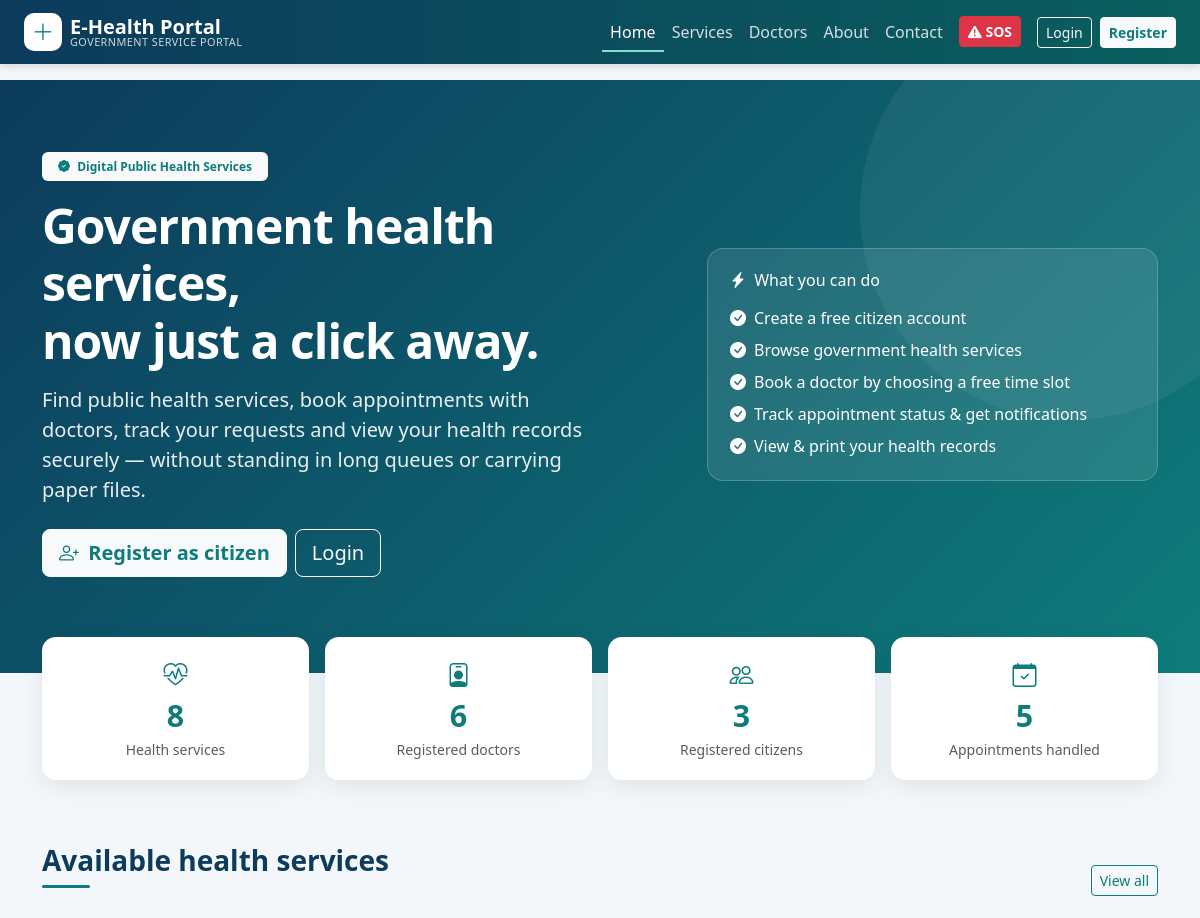
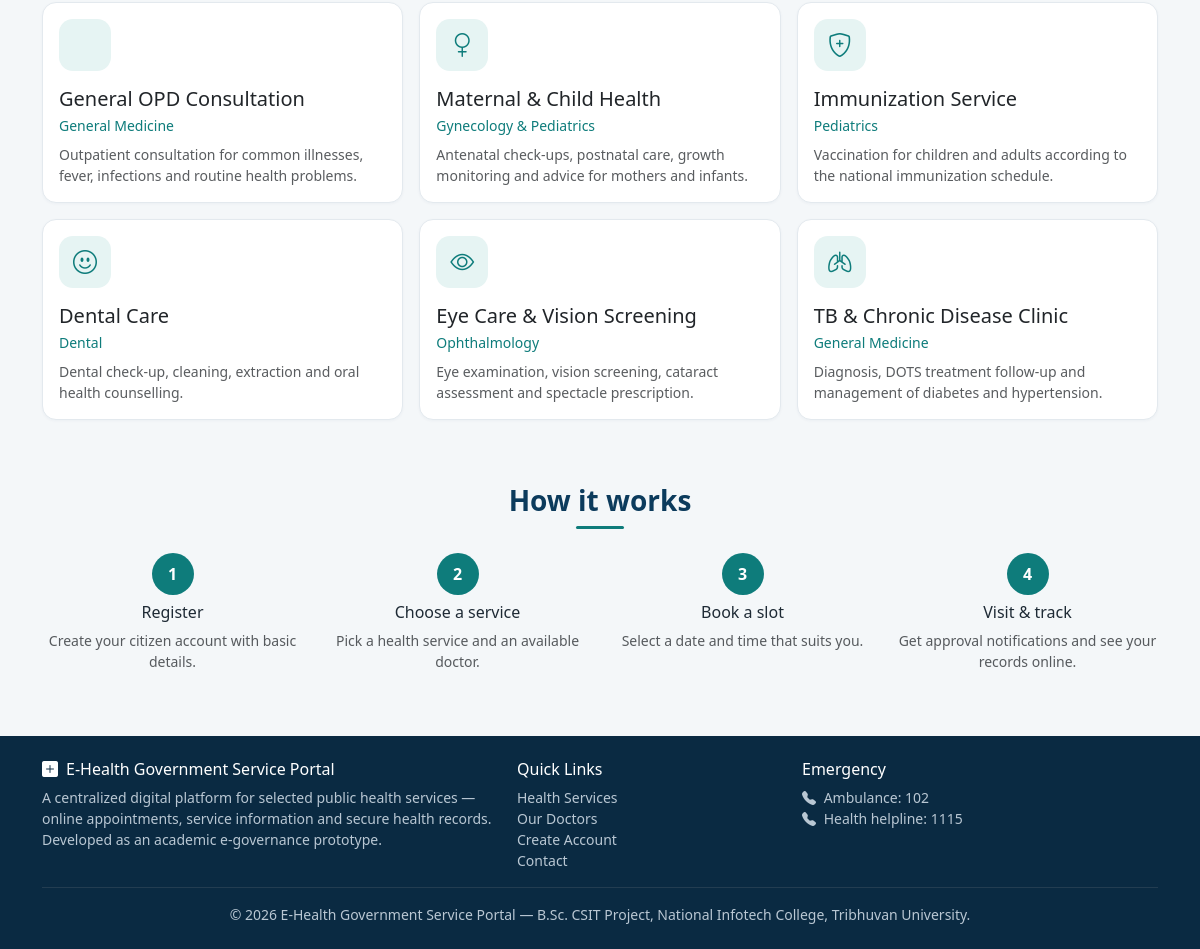
The page / on the database its author committed (2 pictures, top to bottom).
### tables this page shows
CREATE TABLE health_services (
  service_id   INT UNSIGNED AUTO_INCREMENT PRIMARY KEY,
  service_name VARCHAR(120) NOT NULL,
  description  TEXT,
  department   VARCHAR(80) NOT NULL,
  status       ENUM('active','inactive') NOT NULL DEFAULT 'active',
  created_at   TIMESTAMP DEFAULT CURRENT_TIMESTAMP
);

### includes/functions.php (called while the page is built, shortened)
<?php
require_once __DIR__ . '/db.php';
function e($v): string { return htmlspecialchars((string)$v, ENT_QUOTES, 'UTF-8'); }
function url(string $path = ''): string { return BASE_URL . '/' . ltrim($path, '/'); }
function asset(string $path): string { return url('assets/' . ltrim($path, '/')); }

### includes/auth.php (called while the page is built, shortened)
<?php
require_once __DIR__ . '/functions.php';
function current_user(): ?array
{
    static $u = false;
    if ($u === false) {
        $u = isset($_SESSION['user_id'])
            ? fetch_one('SELECT user_id,name,email,role,phone,gender,dob,address,status FROM users WHERE user_id=?', [$_SESSION['user_id']])
            : null;
    }
    return $u;
}

### includes/db.php (called while the page is built, shortened)
<?php
function db(): PDO
{
    static $pdo = null;
    if ($pdo === null) {
        try {
            $dsn = 'mysql:host=' . DB_HOST . ';port=' . DB_PORT . ';dbname=' . DB_NAME . ';charset=utf8mb4';
            $pdo = new PDO($dsn, DB_USER, DB_PASS, [
                PDO::ATTR_ERRMODE            => PDO::ERRMODE_EXCEPTION,
                PDO::ATTR_DEFAULT_FETCH_MODE => PDO::FETCH_ASSOC,
                PDO::ATTR_EMULATE_PREPARES   => false,
            ]);
            $pdo->exec("SET time_zone = '+05:45'");
        } catch (PDOException $e) {
            http_response_code(500);
            die('<div style="font-family:sans-serif;max-width:600px;margin:60px auto;padding:20px;border:1px solid #f5c2c7;background:#f8d7da;border-radius:8px">'
              . '<h3>Database connection failed</h3><p>Please make sure <b>MySQL is running in XAMPP</b> and that you imported '
              . '<code>database/ehealth_db.sql</code>. Check the credentials in <code>config/config.php</code>.</p></div>');
        }
    }
    return $pdo;
}
function q(string $sql, array $params = []): PDOStatement
{
    $st = db()->prepare($sql);
    $st->execute($params);
    return $st;
}
function fetch_all(string $sql, array $params = []): array { return q($sql, $params)->fetchAll(); }

### index.php (the view)
<?php
require_once __DIR__ . '/includes/layout.php';
$u = current_user();
$stats = [
    ['Health services', (int)fetch_val("SELECT COUNT(*) FROM health_services WHERE status='active'"), 'heart-pulse'],
    ['Registered doctors', (int)fetch_val("SELECT COUNT(*) FROM doctors WHERE status='active'"), 'person-badge'],
    ['Registered citizens', (int)fetch_val("SELECT COUNT(*) FROM users WHERE role='citizen'"), 'people'],
    ['Appointments handled', (int)fetch_val('SELECT COUNT(*) FROM appointments'), 'calendar-check'],
];
$services = fetch_all("SELECT * FROM health_services WHERE status='active' ORDER BY service_id LIMIT 6");
$icons = ['bi-stethoscope', 'bi-gender-female', 'bi-shield-plus', 'bi-emoji-smile', 'bi-eye', 'bi-lungs', 'bi-chat-heart', 'bi-bandaid'];
layout_top('Home');
?>
<section class="hero">
  <div class="container">
    <div class="row align-items-center g-4">
      <div class="col-lg-7">
        <span class="badge bg-light text-teal mb-3 px-3 py-2"><i class="bi bi-patch-check-fill me-1"></i> Digital Public Health Services</span>
        <h1 class="display-5 mb-3">Government health services,<br>now just a click away.</h1>
        <p class="lead mb-4">Find public health services, book appointments with doctors, track your requests and view your health records securely &mdash; without standing in long queues or carrying paper files.</p>
        <div class="d-flex flex-wrap gap-2">
          <?php if ($u): ?>
            <a href="<?= url(home_for($u['role'])) ?>" class="btn btn-light btn-lg text-teal fw-semibold">Go to my dashboard</a>
          <?php else: ?>
            <a href="<?= url('register.php') ?>" class="btn btn-light btn-lg text-teal fw-semibold"><i class="bi bi-person-plus me-1"></i> Register as citizen</a>
            <a href="<?= url('login.php') ?>" class="btn btn-outline-light btn-lg">Login</a>
          <?php endif; ?>
        </div>
      </div>
      <div class="col-lg-5 d-none d-lg-block">
        <div class="hero-card">
          <h6 class="mb-3"><i class="bi bi-lightning-charge-fill me-1"></i> What you can do</h6>
          <ul class="list-unstyled mb-0">
            <li class="mb-2"><i class="bi bi-check-circle-fill me-2"></i>Create a free citizen account</li>
            <li class="mb-2"><i class="bi bi-check-circle-fill me-2"></i>Browse government health services</li>
            <li class="mb-2"><i class="bi bi-check-circle-fill me-2"></i>Book a doctor by choosing a free time slot</li>
            <li class="mb-2"><i class="bi bi-check-circle-fill me-2"></i>Track appointment status &amp; get notifications</li>
            <li><i class="bi bi-check-circle-fill me-2"></i>View &amp; print your health records</li>
          </ul>
        </div>
      </div>
    </div>
  </div>
</section>
<div class="container stat-strip">
  <div class="row g-3">
    <?php foreach ($stats as [$label, $n, $icon]): ?>
      <div class="col-6 col-lg-3"><div class="stat-box"><i class="bi bi-<?= $icon ?> text-teal fs-4"></i><div class="num"><?= $n ?></div><div class="text-muted small"><?= e($label) ?></div></div></div>
    <?php endforeach; ?>
  </div>
</div>
<section class="container mt-5 pt-3">
  <div class="d-flex justify-content-between align-items-end mb-4">
    <h2 class="section-title h3">Available health services</h2>
    <a href="<?= url('services.php') ?>" class="btn btn-outline-teal btn-sm">View all</a>
  </div>
  <div class="row g-3">
    <?php foreach ($services as $i => $s): ?>
      <div class="col-md-6 col-lg-4">
        <div class="card svc-card"><div class="card-body">
          <span class="icon-circle mb-3"><i class="bi <?= $icons[$i % count($icons)] ?>"></i></span>
          <h5 class="mb-1"><?= e($s['service_name']) ?></h5>
          <div class="small text-teal mb-2"><?= e($s['department']) ?></div>
          <p class="text-muted small mb-0"><?= e(mb_strimwidth($s['description'], 0, 110, '...')) ?></p>
        </div></div>
      </div>
    <?php endforeach; ?>
  </div>
</section>
<section class="container mt-5 pt-3">
  <h2 class="section-title h3 text-center mb-4">How it works</h2>
  <div class="row g-4 text-center">
    <?php foreach ([['Register', 'Create your citizen account with basic details.'], ['Choose a service', 'Pick a health service and an available doctor.'], ['Book a slot', 'Select a date and time that suits you.'], ['Visit &amp; track', 'Get approval notifications and see your records online.']] as $i => [$t, $d]): ?>
      <div class="col-6 col-lg-3">
        <span class="step-num mb-2"><?= $i + 1 ?></span>
        <h6><?= $t ?></h6><p class="small text-muted"><?= $d ?></p>
      </div>
    <?php endforeach; ?>
  </div>
</section>
<?php layout_bottom(); ?>

### includes/layout.php (shortened to what this page needs)
<?php
require_once __DIR__ . '/auth.php';
function layout_top(string $title, bool $panel = false): void
{
    $u = current_user();
    $script = str_replace('\\', '/', $_SERVER['SCRIPT_NAME']);
    $unread = $u ? unread_count((int)$u['user_id']) : 0;
    ?><!DOCTYPE html>
<html lang="en">
<head>
<link rel="stylesheet" href="<?= asset('vendor/bootstrap/css/bootstrap.min.css') ?>">
<link rel="stylesheet" href="<?= asset('vendor/icons/bootstrap-icons.min.css') ?>">
<link rel="stylesheet" href="<?= asset('css/style.css') ?>">
</head>
<body class="<?= $panel ? 'panel-body' : '' ?>">
<nav class="navbar navbar-expand-lg navbar-dark topbar sticky-top">
  <div class="container-fluid px-lg-4">
    <a class="navbar-brand d-flex align-items-center" href="<?= url($u ? home_for($u['role']) : 'index.php') ?>">
      <span class="brand-mark me-2"><i class="bi bi-plus-lg"></i></span>
      <span class="lh-1"><strong>E-Health Portal</strong><small class="d-none d-sm-block">Government Service Portal</small></span>
    </a>
    <div class="<?= $panel ? 'ms-auto' : 'collapse navbar-collapse' ?>" id="mainNav">
      <?php if (!$panel): ?>
      <ul class="navbar-nav ms-auto me-lg-3">
        <li class="nav-item"><a class="nav-link <?= basename($script) === 'index.php' ? 'active' : '' ?>" href="<?= url('index.php') ?>">Home</a></li>
        <li class="nav-item"><a class="nav-link <?= basename($script) === 'services.php' ? 'active' : '' ?>" href="<?= url('services.php') ?>">Services</a></li>
        <li class="nav-item"><a class="nav-link <?= basename($script) === 'doctors.php' && !str_contains($script, 'admin') ? 'active' : '' ?>" href="<?= url('doctors.php') ?>">Doctors</a></li>
        <li class="nav-item"><a class="nav-link <?= basename($script) === 'about.php' ? 'active' : '' ?>" href="<?= url('about.php') ?>">About</a></li>
        <li class="nav-item"><a class="nav-link <?= basename($script) === 'contact.php' ? 'active' : '' ?>" href="<?= url('contact.php') ?>">Contact</a></li>
        <li class="nav-item ms-lg-2"><a class="btn btn-sm btn-danger mt-1 fw-bold" href="<?= url('emergency.php') ?>"><i class="bi bi-exclamation-triangle-fill"></i> SOS</a></li>
      </ul>
      <?php endif; ?>
      <div class="d-flex align-items-center gap-2">
        <?php if ($u): ?>
          <?php if (true): ?>
            <a href="<?= url('notifications.php') ?>" class="btn btn-sm btn-outline-light position-relative" title="Notifications">
              <i class="bi bi-bell"></i>
              <?php if ($unread): ?><span class="position-absolute top-0 start-100 translate-middle badge rounded-pill bg-danger"><?= $unread ?></span><?php endif; ?>
            </a>
          <?php endif; ?>
          <div class="dropdown">
            <button class="btn btn-sm btn-light dropdown-toggle" data-bs-toggle="dropdown"><i class="bi bi-person-circle me-1"></i><?= e(explode(' ', $u['name'])[0]) ?></button>
            <ul class="dropdown-menu dropdown-menu-end">
              <li><span class="dropdown-item-text small text-muted"><?= e($u['email']) ?><br><span class="badge bg-info text-dark"><?= e(ucfirst($u['role'])) ?></span></span></li>
              <li><hr class="dropdown-divider"></li>
              <?php if (!$panel): ?><li><a class="dropdown-item" href="<?= url(home_for($u['role'])) ?>"><i class="bi bi-speedometer2 me-2"></i>Dashboard</a></li><?php endif; ?>
              <li><a class="dropdown-item" href="<?= url('profile.php') ?>"><i class="bi bi-person-gear me-2"></i>My Profile</a></li>
              <li>
                <form method="post" action="<?= url('logout.php') ?>"><?= csrf_field() ?>
                  <button class="dropdown-item text-danger"><i class="bi bi-box-arrow-right me-2"></i>Logout</button></form>
              </li>
            </ul>
          </div>
        <?php else: ?>
          <a href="<?= url('login.php') ?>" class="btn btn-sm btn-outline-light">Login</a>
          <a href="<?= url('register.php') ?>" class="btn btn-sm btn-light text-teal fw-semibold">Register</a>
        <?php endif; ?>
      </div>
    </div>
  </div>
</nav>
<?php if ($panel && $u): ?>
<div class="panel-wrap">
  <aside class="sidebar" id="sidebar">
    <div class="sidebar-role"><i class="bi bi-shield-check me-1"></i><?= e(ucfirst($u['role'])) ?> Panel</div>
    <ul class="nav flex-column">
      <?php foreach (menu_for($u['role']) as [$label, $file, $icon]):
          $active = str_ends_with($script, '/' . $file) || (basename(dirname($script)) . '/' . basename($script)) === $file; ?>
        <li class="nav-item">
          <a class="nav-link <?= $active ? 'active' : '' ?>" href="<?= url($file) ?>"><i class="bi bi-<?= $icon ?> me-2"></i><?= e($label) ?></a>
        </li>
      <?php endforeach; ?>
      <li class="nav-item mt-2"><a class="nav-link <?= basename($script) === 'profile.php' ? 'active' : '' ?>" href="<?= url('profile.php') ?>"><i class="bi bi-person-gear me-2"></i>My Profile</a></li>
    </ul>
  </aside>
  <main class="panel-main">
    <div class="d-flex flex-wrap justify-content-between align-items-center mb-3">
      <h1 class="h3 page-title mb-0"><?= e($title) ?></h1>
      <span class="text-muted small d-none d-md-block"><i class="bi bi-calendar3 me-1"></i><?= date('l, d F Y') ?></span>
    </div>
    <?= flash_render() ?>
<?php else: ?>
<main>
<?php endif;
}
function layout_bottom(bool $panel = false): void
{
    if ($panel): ?>
  </main>
</div>
<?php else: ?>
</main>
<footer class="site-footer mt-5">
  <div class="container py-4">
    <div class="row g-4">
      <div class="col-md-5">
        <h6 class="text-white"><i class="bi bi-plus-square-fill me-2"></i><?= e(APP_NAME) ?></h6>
        <p class="small mb-0">A centralized digital platform for selected public health services &mdash; online appointments, service information and secure health records. Developed as an academic e-governance prototype.</p>
      </div>
      <div class="col-6 col-md-3">
        <h6 class="text-white">Quick Links</h6>
        <ul class="list-unstyled small mb-0">
          <li><a href="<?= url('services.php') ?>">Health Services</a></li>
          <li><a href="<?= url('doctors.php') ?>">Our Doctors</a></li>
          <li><a href="<?= url('register.php') ?>">Create Account</a></li>
          <li><a href="<?= url('contact.php') ?>">Contact</a></li>
        </ul>
      </div>
      <div class="col-6 col-md-4">
        <h6 class="text-white">Emergency</h6>
        <p class="small mb-0"><i class="bi bi-telephone-fill me-1"></i> Ambulance: 102<br><i class="bi bi-telephone-fill me-1"></i> Health helpline: 1115</p>
      </div>
    </div>
    <hr class="border-secondary">
    <div class="small text-center">&copy; <?= date('Y') ?> <?= e(APP_NAME) ?> &mdash; B.Sc. CSIT Project, National Infotech College, Tribhuvan University.</div>
  </div>
</footer>
<?php endif; ?>
</body>
</html>
<?php
}

### assets/css/style.css (style rules this page uses)
:root { --navy:#0c3b5c; --teal:#0e7c7b; --teal-dark:#0a5f5e; --mint:#e6f4f3; --ink:#1e2a35; --muted:#6b7a88; --line:#e3e9ee; --bg:#f4f7f9; }
body { background:var(--bg);color:var(--ink);font-family:system-ui,-apple-system,"Segoe UI",Roboto,"Helvetica Neue",Arial,sans-serif; }
.text-teal { color:var(--teal)!important }
.topbar { background:linear-gradient(90deg,var(--navy),var(--teal-dark));box-shadow:0 2px 8px rgba(0,0,0,.15) }
.topbar .navbar-brand small { font-size:.68rem;opacity:.8;font-weight:400;letter-spacing:.04em;text-transform:uppercase }
.brand-mark { width:38px;height:38px;border-radius:10px;background:#fff;color:var(--teal);display:inline-flex;align-items:center;justify-content:center;font-size:1.4rem }
.topbar .nav-link { color:rgba(255,255,255,.82) }
.topbar .nav-link:hover,.topbar .nav-link.active { color:#fff }
.topbar .nav-link.active { box-shadow:inset 0 -2px 0 #7fe0d6 }
.hero { background:linear-gradient(135deg,var(--navy) 0%,var(--teal) 100%);color:#fff;padding:72px 0 96px;position:relative;overflow:hidden }
.hero:after { content:"";position:absolute;right:-80px;top:-80px;width:420px;height:420px;border-radius:50%;background:rgba(255,255,255,.06) }
.hero h1 { font-weight:700;letter-spacing:-.02em }
.hero .lead { opacity:.9;max-width:560px }
.hero-card { background:rgba(255,255,255,.1);border:1px solid rgba(255,255,255,.2);border-radius:16px;padding:22px;backdrop-filter:blur(4px) }
.stat-strip { margin-top:-52px;position:relative;z-index:2 }
.stat-box { background:#fff;border-radius:14px;padding:20px;box-shadow:0 6px 22px rgba(12,59,92,.1);text-align:center;height:100% }
.stat-box .num { font-size:1.9rem;font-weight:700;color:var(--teal) }
.section-title { font-weight:700;color:var(--navy) }
.section-title:after { content:"";display:block;width:48px;height:3px;background:var(--teal);margin-top:8px;border-radius:2px }
.text-center .section-title:after,.section-title.text-center:after { margin-left:auto;margin-right:auto }
.card { border:1px solid var(--line);border-radius:14px;box-shadow:0 1px 3px rgba(12,59,92,.04) }
.svc-card { transition:transform .15s,box-shadow .15s;height:100% }
.icon-circle { width:52px;height:52px;border-radius:14px;background:var(--mint);color:var(--teal);display:inline-flex;align-items:center;justify-content:center;font-size:1.5rem }
.step-num { width:42px;height:42px;border-radius:50%;background:var(--teal);color:#fff;display:inline-flex;align-items:center;justify-content:center;font-weight:700 }
.btn-outline-teal { border-color:var(--teal);color:var(--teal) }
.site-footer { background:#0a2a42;color:#b9c7d3 }
.site-footer a { color:#b9c7d3;text-decoration:none }

### rows shown on the page
health_services: service_name "General OPD Consultation", department "General Medicine", description "Outpatient consultation for common illnesses, fever, infections and routine health problems."
health_services: service_name "Maternal & Child Health", department "Gynecology & Pediatrics", description "Antenatal check-ups, postnatal care, growth monitoring and advice for mothers and infants."
health_services: service_name "Immunization Service", department "Pediatrics", description "Vaccination for children and adults according to the national immunization schedule."
health_services: service_name "Dental Care", department "Dental", description "Dental check-up, cleaning, extraction and oral health counselling."
health_services: service_name "Eye Care & Vision Screening", department "Ophthalmology", description "Eye examination, vision screening, cataract assessment and spectacle prescription."
health_services: service_name "TB & Chronic Disease Clinic", department "General Medicine", description "Diagnosis, DOTS treatment follow-up and management of diabetes and hypertension."

### other values the page prints
$n "8"
$label "Health services"
$n "6"
$label "Registered doctors"
$n "3"
$label "Registered citizens"
$n "5"
$label "Appointments handled"
$t "Register"
$d "Create your citizen account with basic details."
$t "Choose a service"
$d "Pick a health service and an available doctor."
$t "Book a slot"
$d "Select a date and time that suits you."
$t "Visit & track"
